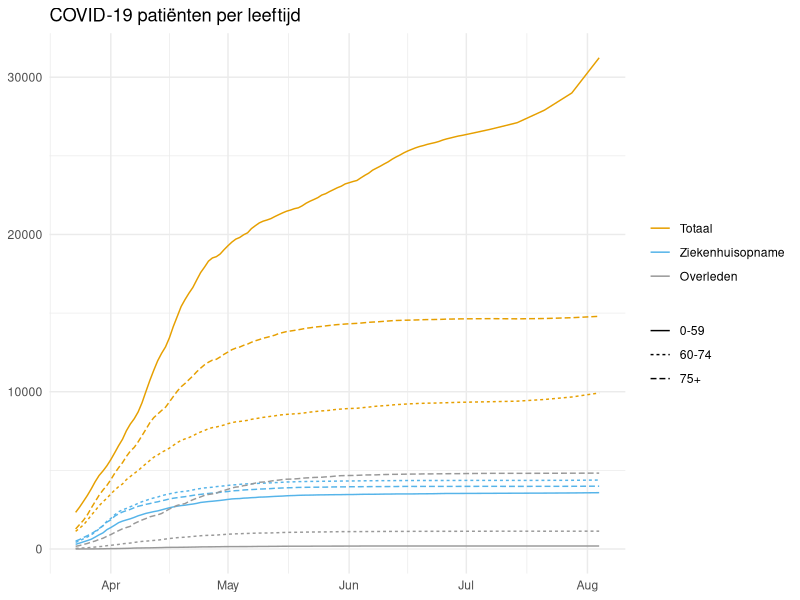

The R source for this figure: (Note: this script raises an error after producing the figure.)
library(tidyverse)
library(cowplot)
library(glue)
library(lubridate)
dir.create("plots")

############################
##### DESCRIPTIVE DATA #####
############################

# Age
read_csv("data/rivm_NL_covid19_age.csv") %>%
  filter(LeeftijdGroep != "Niet vermeld") %>%
  mutate(
    groep = ifelse(LeeftijdGroep %in% c("0-4", "5-9", "10-14", "15-19", "20-24", "25-29", "30-34", "35-39", "40-44", "45-49", "50-54", "55-59"), "0-59", NA),
    groep = ifelse(LeeftijdGroep %in% c("60-64", "65-69", "70-74"), "60-74", groep),
    groep = ifelse(LeeftijdGroep %in% c("75-79", "80-84", "85-89", "90-94", "95+"), "75+", groep)
  ) %>%
  group_by(Datum, groep, Type) %>%
  summarize(Aantal = sum(Aantal)) %>%
  mutate(Type = factor(Type, c("Totaal", "Ziekenhuisopname", "Overleden"))) %>%
  ggplot(aes(x = Datum, y = Aantal, colour = Type, linetype=groep)) +
  geom_line() +
  theme_minimal() +
  theme(axis.title.x=element_blank(),
        axis.title.y=element_blank(),
        legend.pos = "bottom",
        legend.title = element_blank()) +
  scale_color_manual(values=c("#E69F00", "#56B4E9", "#999999")) +
  ggtitle("COVID-19 patiënten per leeftijd") +
  ggsave("plots/overview_plot_leeftijd.png", width = 5.5, height=4)

# Sex
# Totaal
read_csv("data/rivm_NL_covid19_sex.csv") %>%
  filter(Geslacht %in% c("Man", "Vrouw")) %>%
  mutate(Type = factor(Type, c("Totaal", "Ziekenhuisopname", "Overleden"))) %>%
  ggplot(aes(x = Datum, y = Aantal, colour = Type, linetype= Geslacht)) +
  geom_line() +
  theme_minimal() +
  theme(axis.title.x=element_blank(),
        axis.title.y=element_blank(),
        legend.pos = "bottom",
        legend.title = element_blank()) +
  scale_color_manual(values=c("#E69F00", "#56B4E9", "#999999")) +
  ggtitle("COVID-19 patiënten per geslacht") +
  ggsave("plots/overview_plot_geslacht.png", width = 5.5, height=4)

# Toename
age <- read_csv("data/rivm_NL_covid19_sex.csv")
age <- age %>%
  filter(Geslacht == "Man" & Type == "Totaal") %>%
  mutate(Toename = Aantal - lag(Aantal)) %>%
  bind_rows(age %>%
              filter(Geslacht == "Man" & Type == "Ziekenhuisopname") %>%
              mutate(Toename = Aantal - lag(Aantal))) %>%
  bind_rows(age %>%
              filter(Geslacht == "Man" & Type == "Overleden") %>%
              mutate(Toename = Aantal - lag(Aantal))) %>%
  bind_rows(age %>%
              filter(Geslacht == "Vrouw" & Type == "Totaal") %>%
              mutate(Toename = Aantal - lag(Aantal))) %>%
  bind_rows(age %>%
              filter(Geslacht == "Vrouw" & Type == "Ziekenhuisopname") %>%
              mutate(Toename = Aantal - lag(Aantal))) %>%
  bind_rows(age %>%
              filter(Geslacht == "Vrouw" & Type == "Overleden") %>%
              mutate(Toename = Aantal - lag(Aantal)))

age %>%
  mutate(Type = factor(Type, c("Totaal", "Ziekenhuisopname", "Overleden"))) %>%
  ggplot(aes(x = Datum, y = Toename, colour = Type, linetype= Geslacht)) +
  geom_line() +
  theme_minimal() +
  theme(axis.title.x=element_blank(),
        axis.title.y=element_blank(),
        legend.pos = "bottom",
        legend.title = element_blank()) +
  scale_color_manual(values=c("#E69F00", "#56B4E9", "#999999")) +
  ggtitle("Toename COVID-19 patiënten per geslacht") +
  ggsave("plots/toename_plot_geslacht.png", width = 5.5, height=4)
